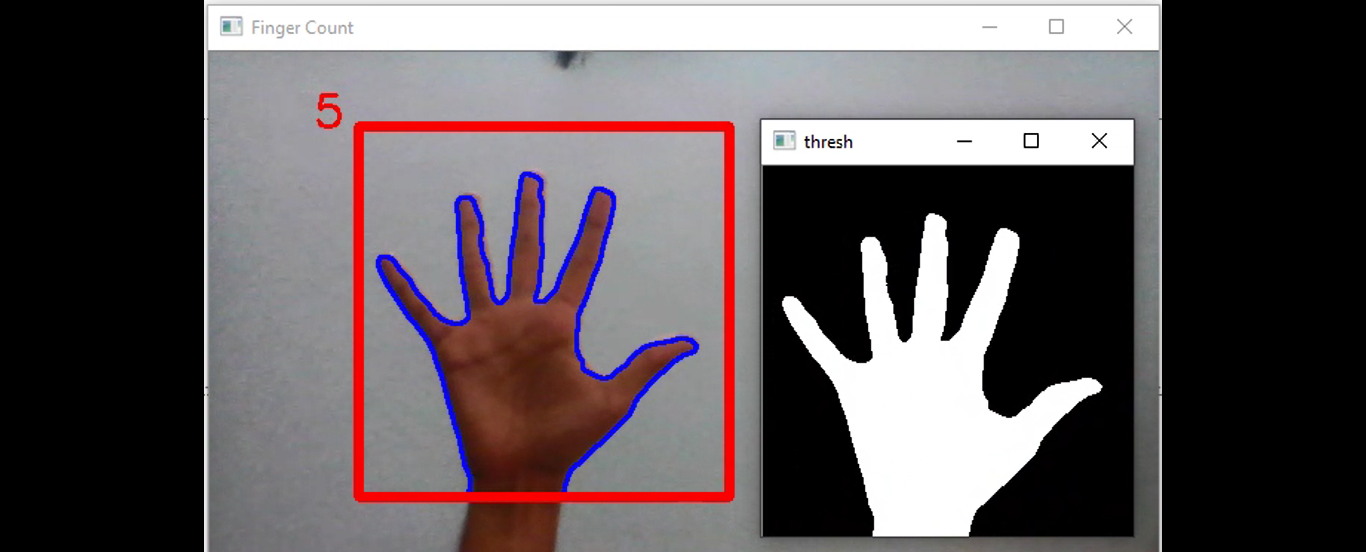
#> input picture counting_fingers_approach2/Images/fingers_five.png, 1366 x 552 px, given in place of the camera
$ python finger_recognition_background_subtraction.py
#> lines starting #> are read from the running program, lines starting #| are printed output that depends on the picture
import cv2, numpy as np
from sklearn.metrics import pairwise
import imutils, time


'''This method is used to separate foreground from background. In this concept, the video sequence is analyzed over a particular set of frames.
   During this sequence of frames, the running average over the current frame and the previous frames is computed'''
def cal_running_avg(frame, accumulated_weight):
    global background
    if background is None:
        background = frame.copy().astype('float')
        return None
    cv2.accumulateWeighted(frame, background, accumulated_weight)


'''This method is used to subtract background and frame to get the hand and find the maximum contour on it.
   thresh_min value can be changed and experimented with as it may vary according to your lighting conditions'''
# [10 lines left out: function segment, not called in this run]


'''This method finds the convex hull and the center of the convex hull.
   Then it finds the pair wise distance between center and top, left, bottom and right of convex hull
   It finds a circle of assumed 80% radius of the max pairwise distance
   The contours formed outside the circle are fingers'''
# [31 lines left out: function get_fingers_count, not called in this run]


wait_for_camera_warmup = 3
accumulated_weight = 0.5
background = None
roi_top = 50
roi_bottom = 300
roi_left = 350
roi_right = 100
no_frames_for_running_background_avg = 60
cap = cv2.VideoCapture(0)
time.sleep(wait_for_camera_warmup)
num_frames = 0

while True:
    _, frame = cap.read()
#> frame is the input picture: shape (552, 1366, 3); mean B, G, R 91.5, 88.7, 96.4
    frame_copy = frame.copy()
    roi = frame[roi_top: roi_bottom, roi_right: roi_left]
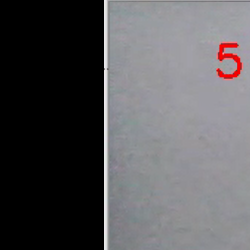
#> roi: shape (250, 250, 3); mean B, G, R 89.5, 87, 88.3
    gray_roi = cv2.cvtColor(roi, cv2.COLOR_BGR2GRAY)
    gray_roi = cv2.GaussianBlur(gray_roi, (7,7), 0)
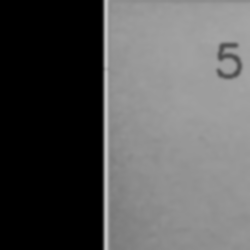
#> gray_roi: shape (250, 250); min 0, max 196, mean 87.7
    #
    if num_frames < no_frames_for_running_background_avg:
        cal_running_avg(gray_roi, accumulated_weight)
        if num_frames <= no_frames_for_running_background_avg - 1:
            cv2.putText(frame_copy, 'Please wait, getting background', (200,200), cv2.FONT_HERSHEY_SIMPLEX, 0.75, 255, 2)
            cv2.imshow('Finger Count', frame_copy)
    else:
        hand = segment(gray_roi, 30)
        if hand is not None:
            thresh, hand_segment = hand
            cv2.drawContours(frame_copy, [hand_segment + (roi_right, roi_top)], -1, (255,0,0), 2)
            fingers = get_fingers_count(thresh, hand_segment)
            cv2.putText(frame_copy, str(fingers), (70,50), cv2.FONT_HERSHEY_SIMPLEX, 1, (0,0,255),2)
            cv2.imshow('thresh', thresh)
    cv2.rectangle(frame_copy, (roi_left, roi_top), (roi_right, roi_bottom), (0,0,255), 5)
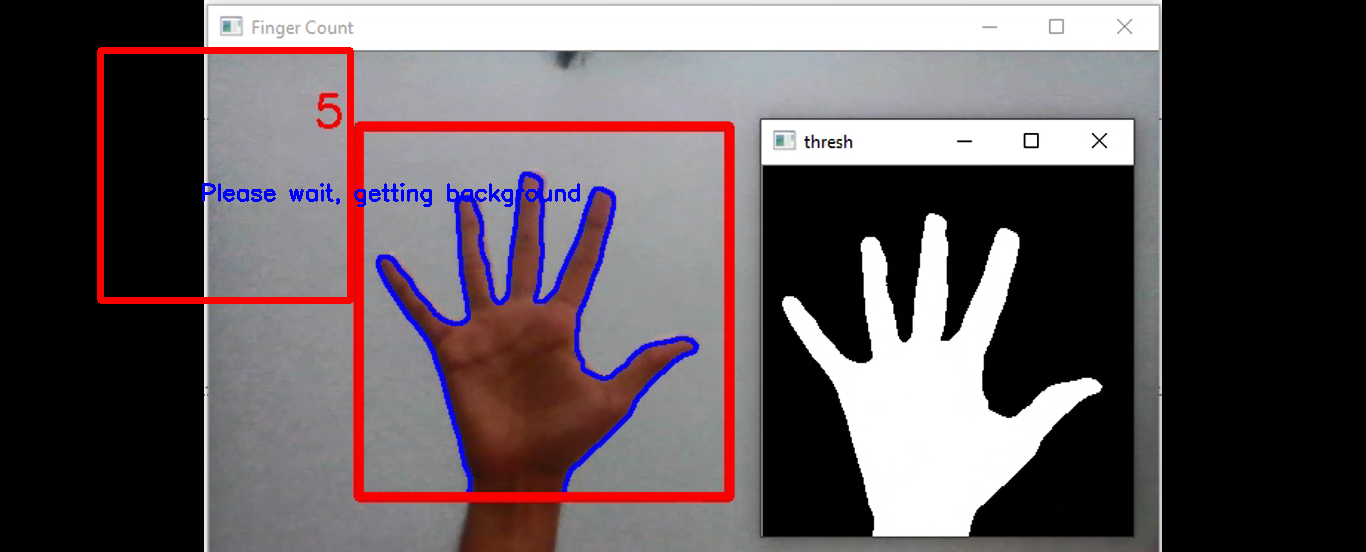
#> frame_copy: shape (552, 1366, 3); mean B, G, R 91.1, 87.4, 97.4
    num_frames += 1
    cv2.imshow('Finger Count', frame_copy)
    if cv2.waitKey(1) & 0xff == 27:
#> (key Esc is pressed here)
        break
cap.release()
cv2.destroyAllWindows()

$ run again, on counting_fingers_approach2/Images/fingers_four.png
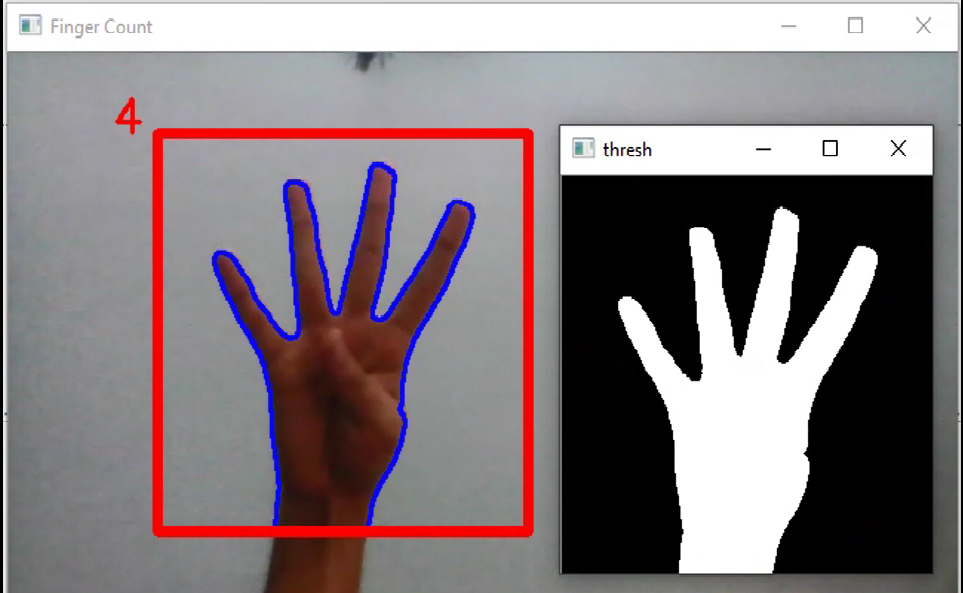
#> input picture counting_fingers_approach2/Images/fingers_four.png, 963 x 593 px, given in place of the camera
#> frame is the input picture: shape (593, 963, 3); mean B, G, R 127.4, 123.8, 133.4
#> `gray_roi = cv2.GaussianBlur(gray_roi, (7,7), 0)`:
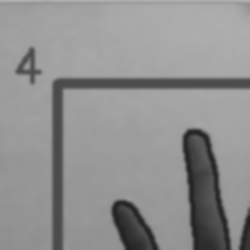
#> gray_roi: shape (250, 250); min 33, max 177, mean 144.1
#> `cv2.rectangle(frame_copy, (roi_left, roi_top), (roi_right, roi_bottom)..`:
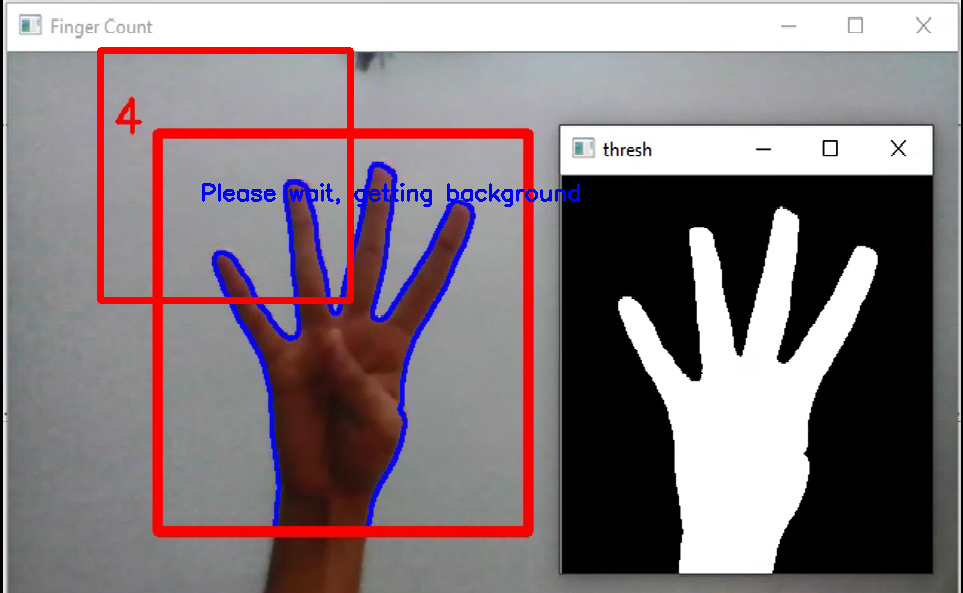
#> frame_copy: shape (593, 963, 3); mean B, G, R 125.9, 121.4, 134

$ run again, on counting_fingers_approach2/Images/fingers_one.png
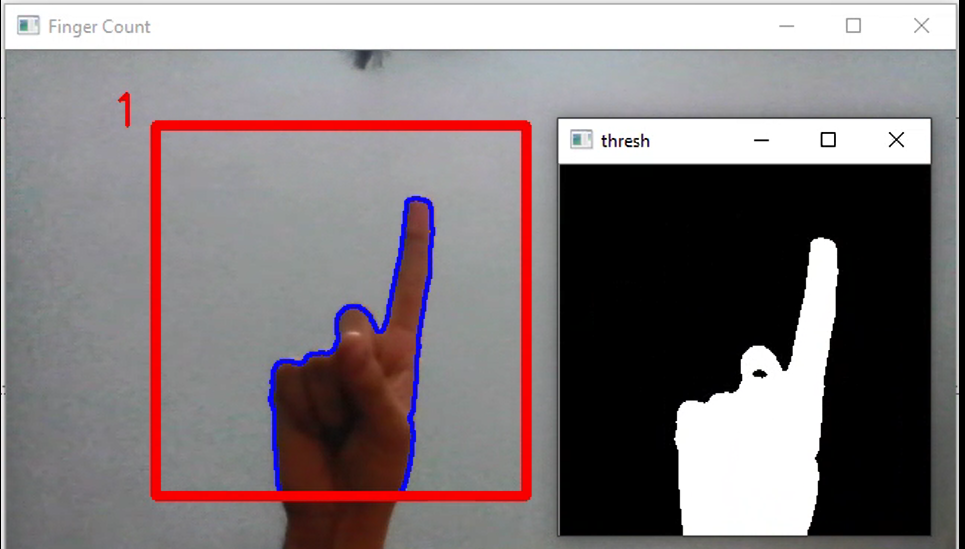
#> input picture counting_fingers_approach2/Images/fingers_one.png, 965 x 549 px, given in place of the camera
#> frame is the input picture: shape (549, 965, 3); mean B, G, R 121.8, 119.8, 128.3
#> `gray_roi = cv2.cvtColor(roi, cv2.COLOR_BGR2GRAY)`:
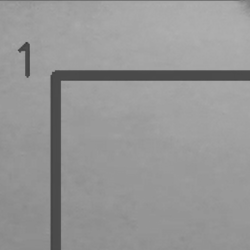
#> gray_roi: shape (250, 250); min 55, max 175, mean 150.1
#> `cv2.rectangle(frame_copy, (roi_left, roi_top), (roi_right, roi_bottom)..`:
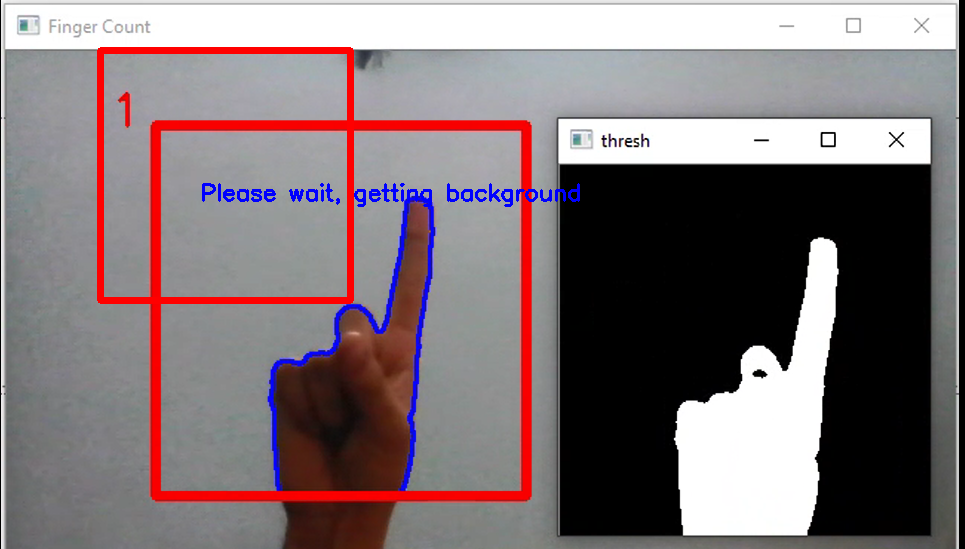
#> frame_copy: shape (549, 965, 3); mean B, G, R 120.3, 117.1, 128.8

$ run again, on counting_fingers_approach2/Images/fingers_three.png
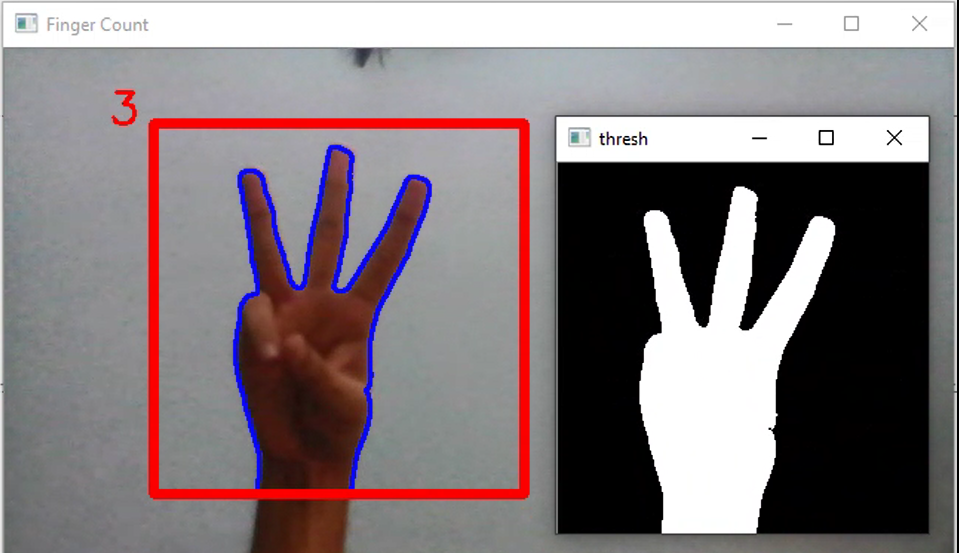
#> input picture counting_fingers_approach2/Images/fingers_three.png, 959 x 553 px, given in place of the camera
#> frame is the input picture: shape (553, 959, 3); mean B, G, R 126.4, 123.2, 132.8
#> `gray_roi = cv2.GaussianBlur(gray_roi, (7,7), 0)`:
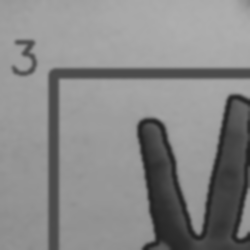
#> gray_roi: shape (250, 250); min 33, max 174, mean 135.6
#> `cv2.rectangle(frame_copy, (roi_left, roi_top), (roi_right, roi_bottom)..`:
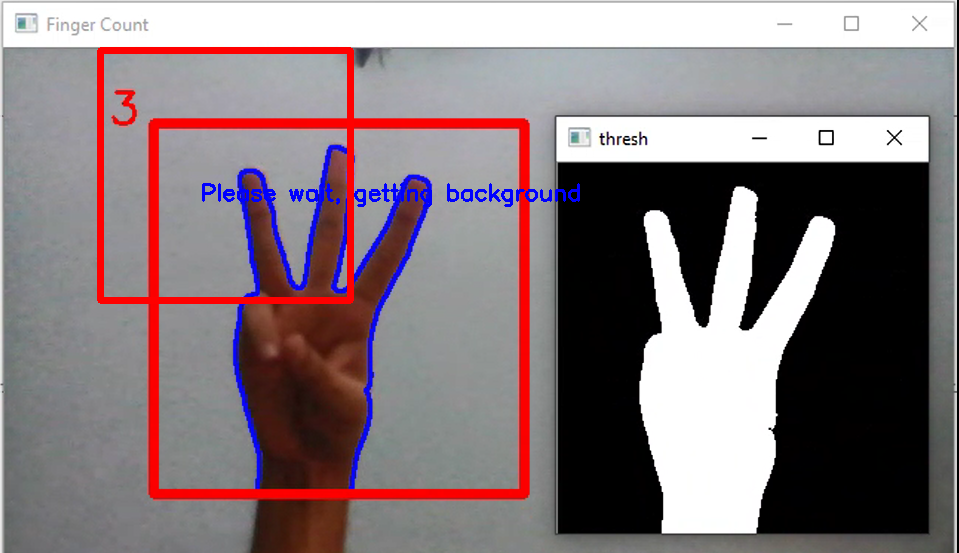
#> frame_copy: shape (553, 959, 3); mean B, G, R 125, 121, 133.7
